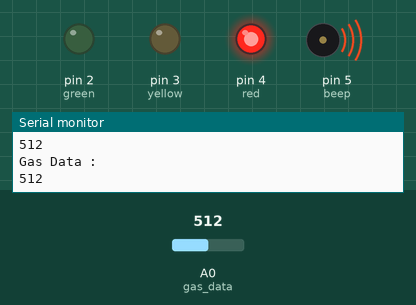
Simulated run of this sketch. Board: Arduino Uno, built with avr-gcc and run on an emulated ATmega328P. Shown: output pins drawn as LEDs (lit = HIGH), buzzer (waves = sounding), the last lines printed to the serial monitor. Inputs (shaded band) come from the test bench; at power-on: A0 (gas_data) = 512.

Above: at 1.3 s.
1.4 s: A0 (gas_data) set to 358
At 2.0 s:
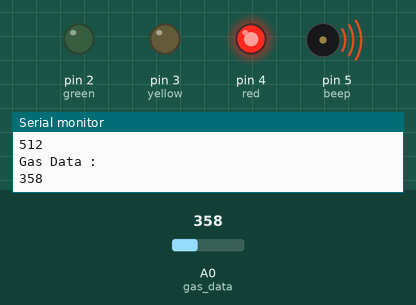
2.9 s: A0 (gas_data) set to 331
At 4.2 s:
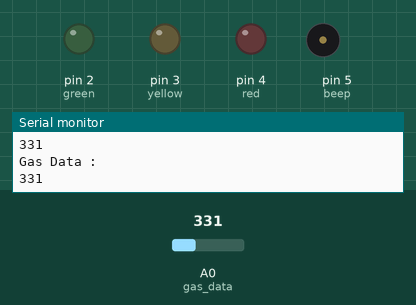
4.5 s: A0 (gas_data) set to 511
At 5.4 s:
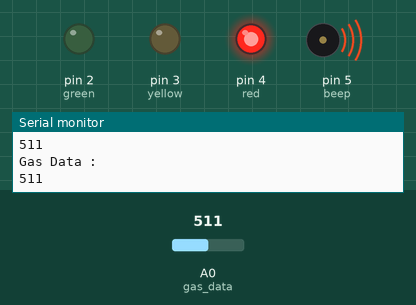
6.0 s: A0 (gas_data) set to 306
At 6.6 s:
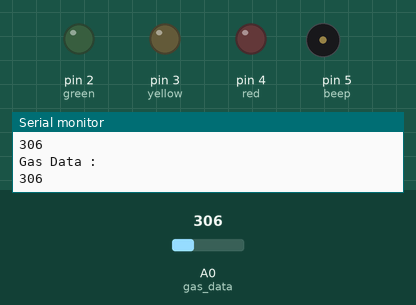
Timing chart, 0 to 8.5 s (numbered marks = the images above; inputs shaded):
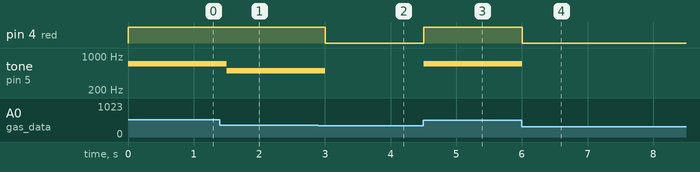

The sketch:

gas_detector_prototype.ino
```cpp
const int green  = 2;
const int yellow = 3;
const int red    = 4;
const int beep   = 5;
const int beep_frequency = 500;
const int beep_Xtrm_frequency = 700;
const int gas_data = A0;
const int gas_low = 200;
const int gas_normal = 250;
const int gas_risky = 300;
const int gas_danger = 350;
const int gas_Xtrm_danger = 400;
const int delay_ms = 500;

int gas = 0;
void setup() {
  pinMode(green, OUTPUT);
  pinMode(yellow, OUTPUT);
  pinMode(red, OUTPUT);
  Serial.begin(9600);

}

void loop() {
  gas = analogRead(gas_data);
  Serial.println("Gas Data : ");
  Serial.println(gas);
  if(gas >= gas_low && gas < gas_normal) {
    digitalWrite(green, HIGH);
    digitalWrite(yellow, LOW);
    digitalWrite(red, LOW);
    noTone(beep);
  }
  else if(gas >= gas_normal && gas < gas_risky) {
    digitalWrite(yellow, HIGH);
    digitalWrite(green, LOW);
    digitalWrite(red, LOW);
    noTone(beep);
  }
  else if(gas >= gas_danger && gas < gas_Xtrm_danger) {
    digitalWrite(red, HIGH);
    digitalWrite(yellow, LOW);
    digitalWrite(green, LOW);
    tone(beep, beep_frequency);
  }
  else if(gas >= gas_Xtrm_danger) {
    digitalWrite(red, HIGH);
    digitalWrite(yellow, LOW);
    digitalWrite(green, LOW);
    tone(beep, beep_Xtrm_frequency);
  }
  else {
    digitalWrite(green, LOW);
    digitalWrite(yellow, LOW);
    digitalWrite(red, LOW);
    noTone(beep);
  }
  delay(delay_ms);
}
```

Measured:
- the behaviour switches between 350 and 349 on A0 (gas_data) (found by bisection; images 1 and 2)
- after the input at 1.4 s, tone on pin 5 (beep): 700 Hz → 500 Hz after 0.10 s
- after the input at 2.9 s, pin 4 (red): HIGH → LOW after 0.10 s; tone on pin 5 (beep): 500 Hz → silent after 0.10 s
- after the input at 4.5 s, pin 4 (red): LOW → HIGH at once; tone on pin 5 (beep): silent → 700 Hz at once
- after the input at 6.0 s, pin 4 (red): HIGH → LOW at once; tone on pin 5 (beep): 700 Hz → silent at once
